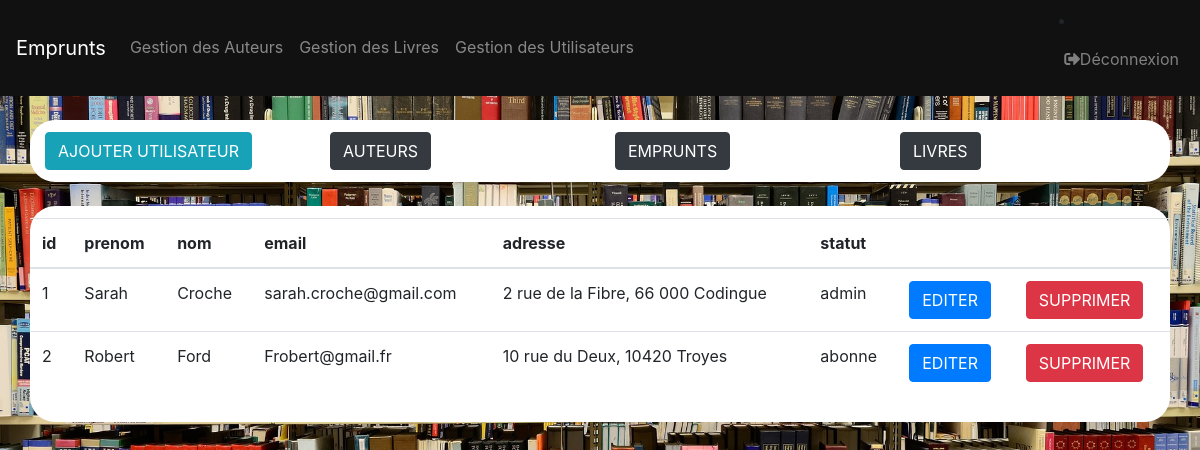
Page /admin/users.php (signed in) on the committed database.
### tables this page shows
CREATE TABLE `utilisateurs` (
  `id` int(10) UNSIGNED NOT NULL,
  `prenom` varchar(255) NOT NULL,
  `nom` varchar(255) NOT NULL,
  `statut` varchar(255) NOT NULL,
  `email` varchar(255) NOT NULL,
  `mdp` varchar(255) NOT NULL,
  `adresse` varchar(255) NOT NULL,
  `date_abonnement` date NOT NULL
);

### admin/users.php (the view, shortened to what this page needs)
<?php
    $pdo = new PDO('mysql:host=localhost; dbname=biblio_coding; charset=utf8', 'root', '');
    $pdo->setAttribute(PDO::ATTR_ERRMODE, PDO::ERRMODE_EXCEPTION);
    $queryUsers = $pdo->prepare("SELECT utilisateurs.id, utilisateurs.prenom, utilisateurs.nom, utilisateurs.email, utilisateurs.adresse, utilisateurs.statut FROM utilisateurs ");
    $queryUsers->execute();
    if ($queryUsers) {
        $users = $queryUsers->fetchAll(PDO::FETCH_ASSOC);
    }
?>
<!DOCTYPE html>
<html lang="fr">
    <head>
        <link rel="stylesheet" href="https://stackpath.bootstrapcdn.com/bootstrap/4.1.3/css/bootstrap.min.css">
        <link rel="stylesheet" href="../css/styles.css">
    </head>
    <body id ="Admindisplay">
        <div class="container">
            <div class="row">
                <div class="col-3">
                    <a href='http://localhost/www/php/biblio_coding/admin/creation/create.php' role="button"  class="btn btn-info">AJOUTER UTILISATEUR</a>
                </div>
                <div class="col-3">
                    <a href='http://localhost/www/php/biblio_coding/admin/auteurs.php' role="button"  class="btn btn-dark">AUTEURS</a>
                </div>
                <div class="col-3">
                    <a href='http://localhost/www/php/biblio_coding/admin/emprunts.php' role="button"  class="btn btn-dark">EMPRUNTS</a>
                </div>
                <div class="col-3">
                    <a href='http://localhost/www/php/biblio_coding/admin/livres.php' role="button"  class="btn btn-dark">LIVRES</a>
                </div>
            </div>
        </div>
        <div class="container">
            <div class="row">
                <div class="table-responsive">
                    <table class="table">
                        <thead>
                            <tr>
                                <?php foreach($users[0] as $key => $value): ?>
                                    <th scope="col"><?=$key?></th>
                                <?php endforeach; ?>
                                <th></th>
                                <th></th>
                            </tr>
                        </thead>
                        <tbody>
                            <?php foreach($users as $user):?>
                                <tr>
                                    <?php foreach($user as $key => $value): ?>
                                        <td><?= $value ?></td>
                                    <?php endforeach; ?>
                                    <td><a class="btn btn-primary" href='./modification/modifierUtilisateur.php?id=<?=$user['id']?>' role="button">EDITER</a></td>
                                    <td><a class="btn btn-danger"  href='./suppression/supprimerUtilisateur.php?id=<?=$user["id"]?>' role="button">SUPPRIMER</a></td>
                                </tr>
                            <?php endforeach;?>
                        </tbody>
                    </table>
                </div>
            </div>
        </div>
    </body>
</html>

### css/styles.css (style rules this page uses)
body { margin: 0 auto; padding: 0; }
#Admindisplay { background-image:url("../img/displayadmin.jpg"); background-size: cover; background-attachment:fixed; background-repeat:no-repeat; background-position: center; }
.container { background-color: white; margin-top: 2%; padding-top: 1%; padding-bottom: 1%; border-radius: 25px; }

### rows in the picture
utilisateurs: id "1", prenom "Sarah", nom "Croche", email "sarah.croche@gmail.com", adresse "2 rue de la Fibre, 66 000 Codingue", statut "admin"
utilisateurs: id "2", prenom "Robert", nom "Ford", email "Frobert@gmail.fr", adresse "10 rue du Deux, 10420 Troyes", statut "abonne"

### other values in the picture
$key "id"
$key "prenom"
$key "nom"
$key "email"
$key "adresse"
$key "statut"
